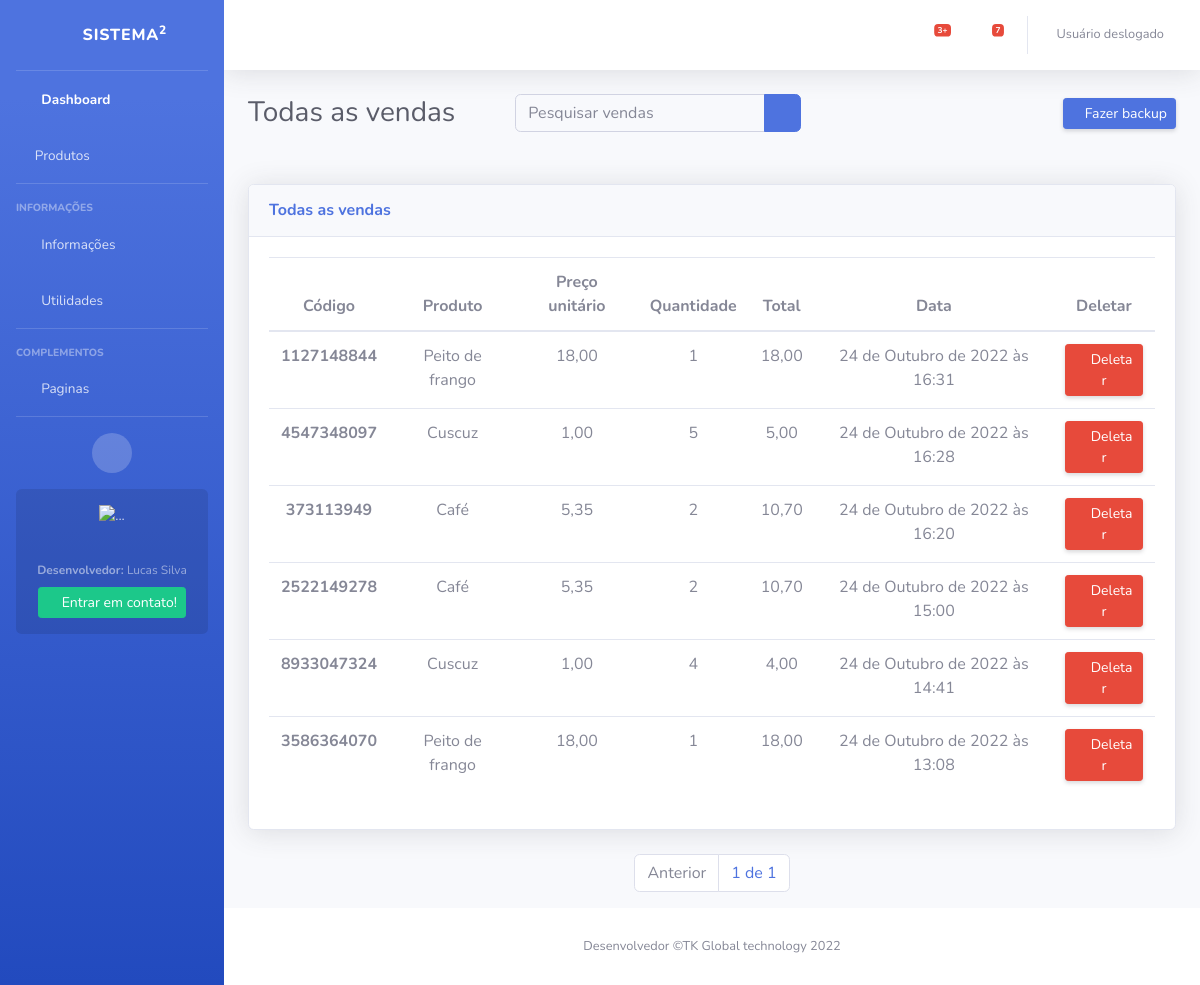
Page /vendas/todas-as-vendas/ on the earlier database version.
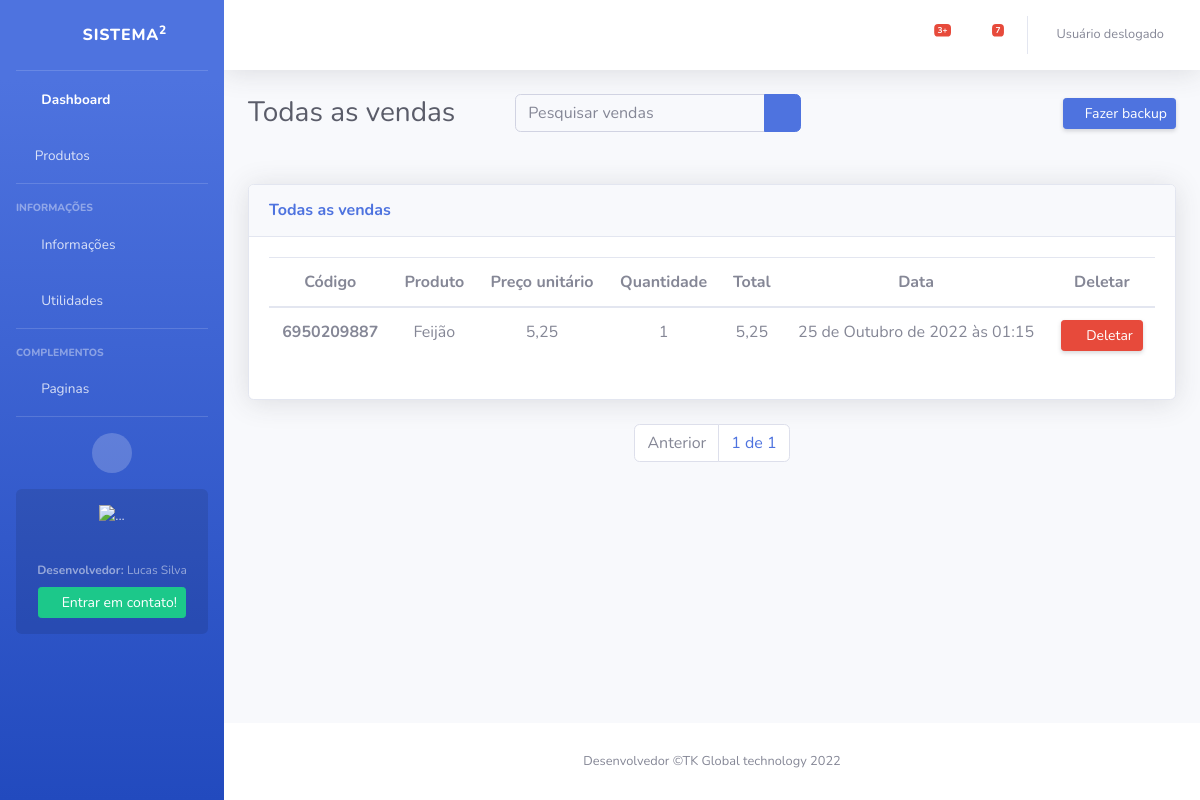
Same page on the later database version.
### apps/sales_products/models/sales.py (models this page shows, shortened)
class SellProduct(models.Model):
    code_sale = models.IntegerField(default=generate_id, editable=False)
    sold_by = models.ForeignKey(User, on_delete=models.CASCADE)
    product = models.ForeignKey(Products, on_delete=models.CASCADE)
    quantity = models.IntegerField(default=1, null=True, blank=True)
    unit_price = models.DecimalField(decimal_places=2, max_digits=9, null=True, blank=True, editable=False)
    amount = models.DecimalField(decimal_places=2, max_digits=9, null=True, blank=True, editable=False)
    order_status = models.BooleanField(default=True)
    date_sale = models.DateTimeField(auto_now_add=True)
    class Meta:
        db_table = 'sales'
        verbose_name = 'Produtos vendidos'
        verbose_name_plural = 'Produtos vendidos'
        ordering = ('-date_sale',)

### apps/products/models/products.py (models this page shows, shortened)
class Products(models.Model):
    code = models.IntegerField(default=gerar_id, editable=False)
    created_by = models.ForeignKey(User, on_delete=models.CASCADE)
    name = models.CharField(max_length=50)
    value = models.DecimalField(max_digits=9, decimal_places=2)
    quantity = models.IntegerField(default=1, null=True, blank=True)
    status = models.BooleanField(default=True)
    image = models.ImageField(upload_to=upload_to, default='image.jpg', null=True, blank=True)
    date_create = models.DateTimeField(auto_now_add=True)
    date_update = models.DateTimeField(auto_now=True)
    """Aqui servirá para mostrar apenas produtos do usuario"""
    class Meta:
        db_table = 'products'
        verbose_name = 'Produto'
        verbose_name_plural = 'Produtos'
        ordering = ('-date_create',)
    def __str__(self) -> str:
        return self.name

### apps/sales_products/views/sales.py (the view, shortened to what this page needs)
# urls.py: path('todas-as-vendas/', ProductsSoldView.as_view(), name='all_producs_sold'),
class ProductsSoldView(ListView):
    template_name = 'products-solds.html'
    model = SellProduct
    def get(self, request, *args, **kwargs):
        self.object_list = self.get_queryset()
        allow_empty = self.get_allow_empty()
        sell = SellProduct.objects.all().order_by('-date_sale')
        queryset = request.GET.get('q')
        print(queryset)
        paginator = Paginator(sell, 10)
        page = self.request.GET.get('page')
        posts = paginator.get_page(page)
        context = dict()
        context['posts'] = posts
        return self.render_to_response(context)

### apps/sales_products/templates/products-solds.html (shortened to what the changed rows need)
{% extends 'base.html' %}
{% load static %}
{% block body %}
<div class="container-fluid">
    <div class="d-sm-flex align-items-center justify-content-between mb-5">
        <h1 class="h3 mb-0 text-gray-800">Todas as vendas</h1>
    </div>
    <div class="row">
        <div class="col-xl-12 col-lg-12">
            <div class="card shadow mb-4">
                <div class="card-body">
                    <div class="table-responsive-sm">
                        <table class="table table-hover">
                            <thead>
                            <tr  class="text-center">
                                <th scope="col">Código</th>
                                <th scope="col">Produto</th>
                                <th scope="col">Preço unitário</th>
                                <th scope="col">Quantidade</th>
                                <th scope="col">Total</th>
                                <th scope="col">Data</th>
                                <th scope="col">Deletar</th>
                            </tr>
                            </thead>
                            <tbody>
                            {% for sell_prod in posts %}
                            <tr class="text-center">
                                <th scope="row">{{sell_prod.code_sale}}</th>
                                <td>{{sell_prod.product}}</td>
                                <td>{{sell_prod.unit_price}}</td>
                                <td>{{sell_prod.quantity}}</td>
                                <td>{{sell_prod.amount}}</td>
                                <td>{{sell_prod.date_sale}}</td>
                                <td>
                                    <form action="{% url 'delete_produc_sold' sell_prod.pk %}" method="post">
                                        <button class="d-none d-sm-inline-block btn btn-sm btn-danger shadow-sm float-left col-md-12" type="submit">
                                            <i class="fas fa-trash mt-1 fa-sm fa-fw text-gray-100 float-left"></i>
                                            Deletar
                                        </button>
                                    </form>
                                </td>
                            </tr>
                            {% endfor %}
                        </table>
                    </div>
                </div>
            </div>
        </div>
    </div>
</div>
{% endblock body %}

Differences in the rows shown:
removed SellProduct: code_sale "1127148844", product "Peito de frango", unit_price "18,00", quantity "1", amount "18,00", date_sale "24 de Outubro de 2022 às 16:31"
removed SellProduct: code_sale "4547348097", product "Cuscuz", unit_price "1,00", quantity "5", amount "5,00", date_sale "24 de Outubro de 2022 às 16:28"
removed SellProduct: code_sale "373113949", product "Café", unit_price "5,35", quantity "2", amount "10,70", date_sale "24 de Outubro de 2022 às 16:20"
removed SellProduct: code_sale "2522149278", product "Café", unit_price "5,35", quantity "2", amount "10,70", date_sale "24 de Outubro de 2022 às 15:00"
removed SellProduct: code_sale "8933047324", product "Cuscuz", unit_price "1,00", quantity "4", amount "4,00", date_sale "24 de Outubro de 2022 às 14:41"
removed SellProduct: code_sale "3586364070", product "Peito de frango", unit_price "18,00", quantity "1", amount "18,00", date_sale "24 de Outubro de 2022 às 13:08"
added SellProduct: code_sale "6950209887", product "Feijão", unit_price "5,25", quantity "1", amount "5,25", date_sale "25 de Outubro de 2022 às 01:15"
